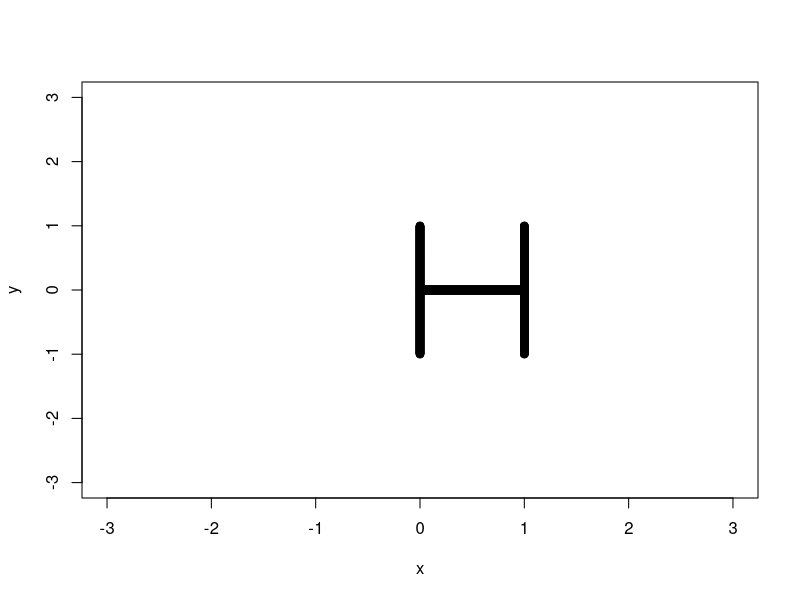

Reproduce this figure in R.
## ---- chunk 1
knitr::opts_chunk$set(echo = TRUE)
## ---- chunk 2
x=c(rep(0,500),seq(0,1,length.out=1000), rep(1,500))
y=c(seq(-1,1,length.out=500),rep(0,1000), seq(-1,1,length.out=500))
z=rbind(x,y)
plot(y~x, xlim=c(-3,3), ylim=c(-3,3))
